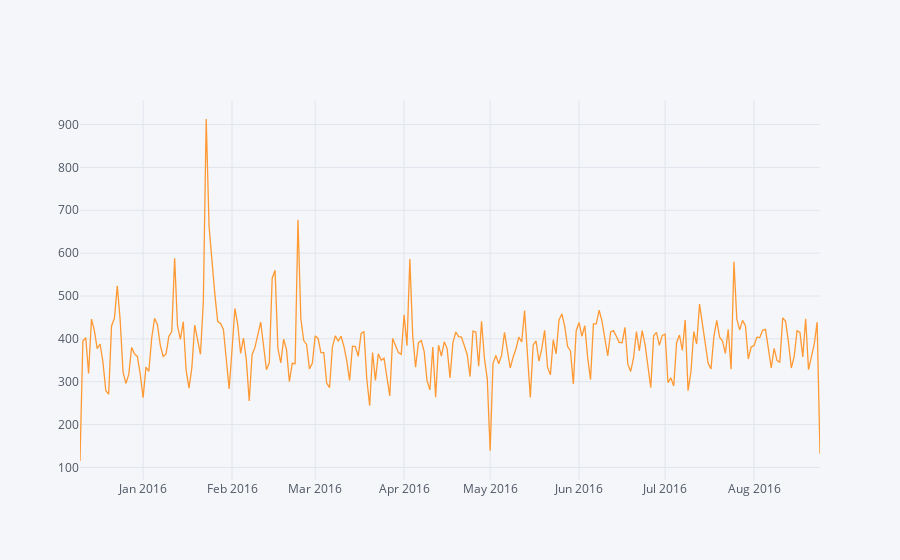

Notebook cell for this chart:
### Code cell
bydate=df.groupby('date').count()['twp']
bydate.iplot()

### Figure 1 — Plotly figure (JSON) as saved in the notebook; plotly's stock layout.template omitted (floating-point values rounded to 4 significant figures; data arrays with more than 128 entries replaced by an {"elided": "..."} marker saying what was removed)
{"data": [{"line": {"color": "rgba(255, 153, 51, 1.0)", "dash": "solid", "shape": "linear", "width": 1.3}, "mode": "lines", "name": "twp", "text": "", "type": "scatter", "x": {"elided": "259 str values"}, "y": {"elided": "259 int values"}}], "layout": {"legend": {"bgcolor": "#F5F6F9", "font": {"color": "#4D5663"}}, "paper_bgcolor": "#F5F6F9", "plot_bgcolor": "#F5F6F9", "title": {"font": {"color": "#4D5663"}}, "xaxis": {"gridcolor": "#E1E5ED", "showgrid": true, "tickfont": {"color": "#4D5663"}, "title": {"font": {"color": "#4D5663"}, "text": ""}, "zerolinecolor": "#E1E5ED"}, "yaxis": {"gridcolor": "#E1E5ED", "showgrid": true, "tickfont": {"color": "#4D5663"}, "title": {"font": {"color": "#4D5663"}, "text": ""}, "zerolinecolor": "#E1E5ED"}}}
